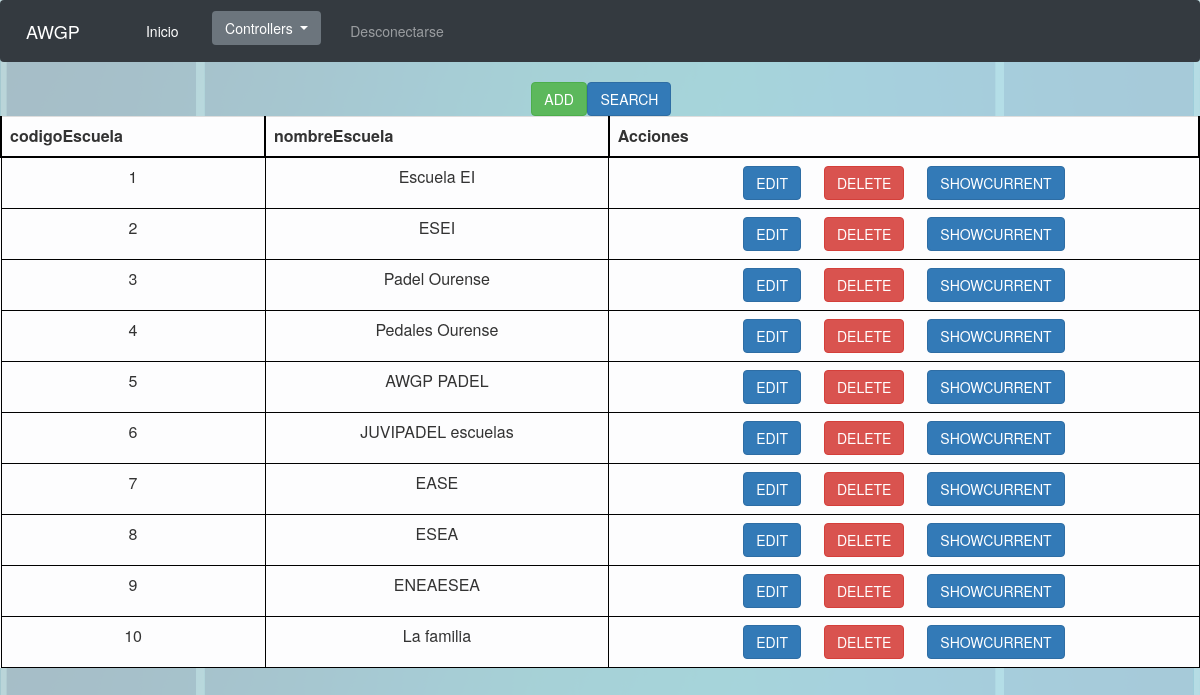
The app's page /Controllers/Controller_Escuela.php (signed in) with its own data.
### tables this page shows
CREATE TABLE IF NOT EXISTS `Escuela` (
  `codigoEscuela` INT NOT NULL AUTO_INCREMENT,
  `nombreEscuela` VARCHAR(45) NULL,
  PRIMARY KEY (`codigoEscuela`));

### Views/Escuela/Escuela_SHOWALL.php (called while the page is built)
<?php
include '../Views/base/SHOWALL.php';
class Escuela_SHOWALL extends SHOWALL{
	function __construct($respuesta){
		$this->controlador = 'Controller_Escuela.php';
		$this->resultado = $respuesta;
		$this->toString();
	}
}
 ?>

### Modelos/Escuela.php (called while the page is built, shortened)
<?php
class Escuela{
	var $mysqli;
	function __construct($codigoEscuela, $nombreEscuela){
		include_once '../Functions/ConectarBD.php';
		$this->mysqli = ConectarBD();
	}
	function SHOWALL(){
		$sql = "SELECT * FROM escuela";
		$resultado = $this->mysqli->query($sql);
		if(!$resultado){
			return 'No se ha podido conectar con la BD';
		}else{
			return $resultado;
		}
	}
}
?>

### Functions/ConectarBD.php (called while the page is built, shortened)
<?php
function ConectarBD()
	{
	    $mysqli = new mysqli("localhost", "AWGPusr", "AWGPass", "awgp");
		return $mysqli;
	}
?>

### Views/base/SHOWALL.php (the view, shortened to what this page needs)
<?php
class SHOWALL{
	var $showEdit = true;
	var $showDelete = true;
	var $showShowcurrent = true;
	var $controlador;
	var $acciones = 'Acciones';
	var $resultado;
	function toString(){
		include '../Views/base/header.php';
		echo '<table align="center">';
			echo "<form id='AnadirBuscar' method='GET' action='"; echo $this->controlador; echo "'>";
			echo '<tr class="filaInvisible">';
				echo '<td class="celdaInvisible">';
				echo "<input class='btn btn-success' type='submit' name='submit' value='ADD'/>";
				echo '</td>';
				echo '<td class="celdaInvisible">';
				echo "<input class='btn btn-primary' type='submit' name='submit' value='SEARCH'/>";
				echo '</td>';
			echo '</tr>';
			echo '</form>';
		echo '</table>';
		echo '<table class="table table-light">';
			echo '<tr class="fila">';
				while($tituloColumna = $this->resultado->fetch_field()){
					echo '<th class="tituloColumna">';
						echo $tituloColumna->name;
					echo '</th>';
				}
				echo '<th class="tituloColumna">';
				echo $this->acciones;
				echo '</th>';
			echo '</tr>';
			$num = 0;
			while($fila = $this->resultado->fetch_row()){
				echo "<form id='formularioOpcion"; echo $num; echo "' method='GET' action='"; echo $this->controlador; echo "'>";
				echo '<tr class="fila">';
				for($i = 0; $i < sizeof($fila); $i++){
					echo '<td class="celda">';
					echo $fila[$i];
					echo '</td>';
				}
					echo '<td class="celda">';
						if($this->showEdit){
							echo "<input class='btn btn-primary' type='submit' name='submit' value='EDIT'/>";
						}
						if($this->showDelete){
							echo "<input class='btn btn-danger' type='submit' name='submit' value='DELETE'/>";
						}
						if($this->showShowcurrent){
							echo "<input class='btn btn-primary' type='submit' name='submit' value='SHOWCURRENT'/>";
						}
					echo '</td>';
				echo '</tr>';
				echo '</form>';
				$num++;
			}
		echo '</table>';
		include '../Views/base/footer.php';
	}
}
?>

### Controllers/Controller_Escuela.php (shortened to what this page needs)
<?php
	include '../Modelos/Escuela.php';
	include '../Views/Escuela/Escuela_SHOWALL.php';
switch ($_REQUEST['submit']){
	case 'SHOWALL':
		$clase = new Escuela('','');
		$respuesta = $clase->SHOWALL();
		new Escuela_SHOWALL($respuesta);
		break;
}
?>

### Views/base/header.php (shortened to what this page needs)
	<link href="/css/style.css" type="text/css" rel="stylesheet"  media="(min-width:380px)">
	<link rel="stylesheet" href="https://stackpath.bootstrapcdn.com/bootstrap/4.1.3/css/bootstrap.min.css">
	<link rel="stylesheet" type="text/css" href="//netdna.bootstrapcdn.com/bootstrap/3.1.1/css/bootstrap.min.css">
	<html>
		<header>
			<nav class="navbar navbar-expand-lg navbar-dark bg-dark">
				<a class="navbar-brand" href="#">AWGP</a>
				<div class="collapse navbar-collapse" id="navbarColor01">
				  <ul class="navbar-nav mr-auto">
					<li class="nav-item active">
					  <a class="nav-link" href="../index.php">Inicio<span class="sr-only">(current)</span></a>
					</li>
	<?php
	if(isset($_SESSION['rolAdmin']) && $_SESSION['rolAdmin']){
		?>
			<li class="nav-item">
				<div class="dropdown nav-link">
				  <button class="btn btn-secondary dropdown-toggle" type="button" id="dropdownMenuButton" data-toggle="dropdown" aria-haspopup="true" aria-expanded="false" style="vertical-align: middle">
					Controllers
				  </button>
				</div>
			</li>
			<li class="nav-item">
			  <a class="nav-link" href="../Functions/Desconectar.php">Desconectarse</a>
			</li>
		<?php
	}else if(isset($_SESSION['DNI'])){
		?>
			<li class="nav-item">
			  <a class="nav-link text-nowrap" href="../Controllers/Controller_Reserva.php">Reservar pista</a>
			</li>
			<li class="nav-item">
			  <a class="nav-link text-nowrap" href="../Controllers/Controller_Reserva.php?submit=VERRESERVAS">Mis reservas</a>
			</li>
			<li class="nav-item">
			  <a class="nav-link text-nowrap" href="../Controllers/Controller_Pareja.php">Mis parejas</a>
			</li>
			<li class="nav-item">
			  <a class="nav-link text-nowrap" href="../Controllers/Controller_Deportista.php?submit=PERFIL">Mi perfil</a>
			</li>
			<li class="nav-item">
			  <a class="nav-link text-nowrap" href="../Controllers/Controller_Campeonato.php?submit=INSCRIBIR">Inscribirse a un campeonato</a>
			</li>
			<?php
			if(isset($_SESSION['rolEntrenador']) && $_SESSION['rolEntrenador']){
				?>
				<li class="nav-item">
				  <a class="nav-link text-nowrap" href="../Controllers/Controller_Clase.php">Agenda de clases</a>
				</li>
				<?php
			}
			?>
			<li class="nav-item">
			  <a class="nav-link text-nowrap" href="../Functions/Desconectar.php">Desconectarse</a>
			</li>
		<?php
	}else{
		?>
			<li class="nav-item">
			  <a class="nav-link" href="../Controllers/Controller_Registro.php">Registrarse</a>
			</li>
		<?php
	}
?>
		  </ul>
		</div>
	</nav>
</header>
<body>

### Views/base/footer.php (shortened to what this page needs)
	</body>
</html>

### css/style.css (style rules this page uses)
.btn { margin-left: 2%; margin-right: 2%; }
.nav-item { margin-left: 8%; }
html { font: Arial; }
body { background-image: url(../img/padel.png); background-size: contain; }
th { text-align: center; }
.tituloColumna { border-top: 2px solid black; border-right: 2px solid black; border-left: 2px solid black; border-bottom: 2px solid black; }
.celda { text-align: center; border: 1px solid black; padding-top: 3; padding-bottom: 3; padding-left: 10; padding-right: 10; }

### records on screen
escuela: codigoEscuela "1", nombreEscuela "Escuela EI"
escuela: codigoEscuela "2", nombreEscuela "ESEI"
escuela: codigoEscuela "3", nombreEscuela "Padel Ourense"
escuela: codigoEscuela "4", nombreEscuela "Pedales Ourense"
escuela: codigoEscuela "5", nombreEscuela "AWGP PADEL"
escuela: codigoEscuela "6", nombreEscuela "JUVIPADEL escuelas"
escuela: codigoEscuela "7", nombreEscuela "EASE"
escuela: codigoEscuela "8", nombreEscuela "ESEA"
escuela: codigoEscuela "9", nombreEscuela "ENEAESEA"
escuela: codigoEscuela "10", nombreEscuela "La familia"

### other values on screen
$tituloColumna->name "codigoEscuela"
$tituloColumna->name "nombreEscuela"
$this->acciones "Acciones"
